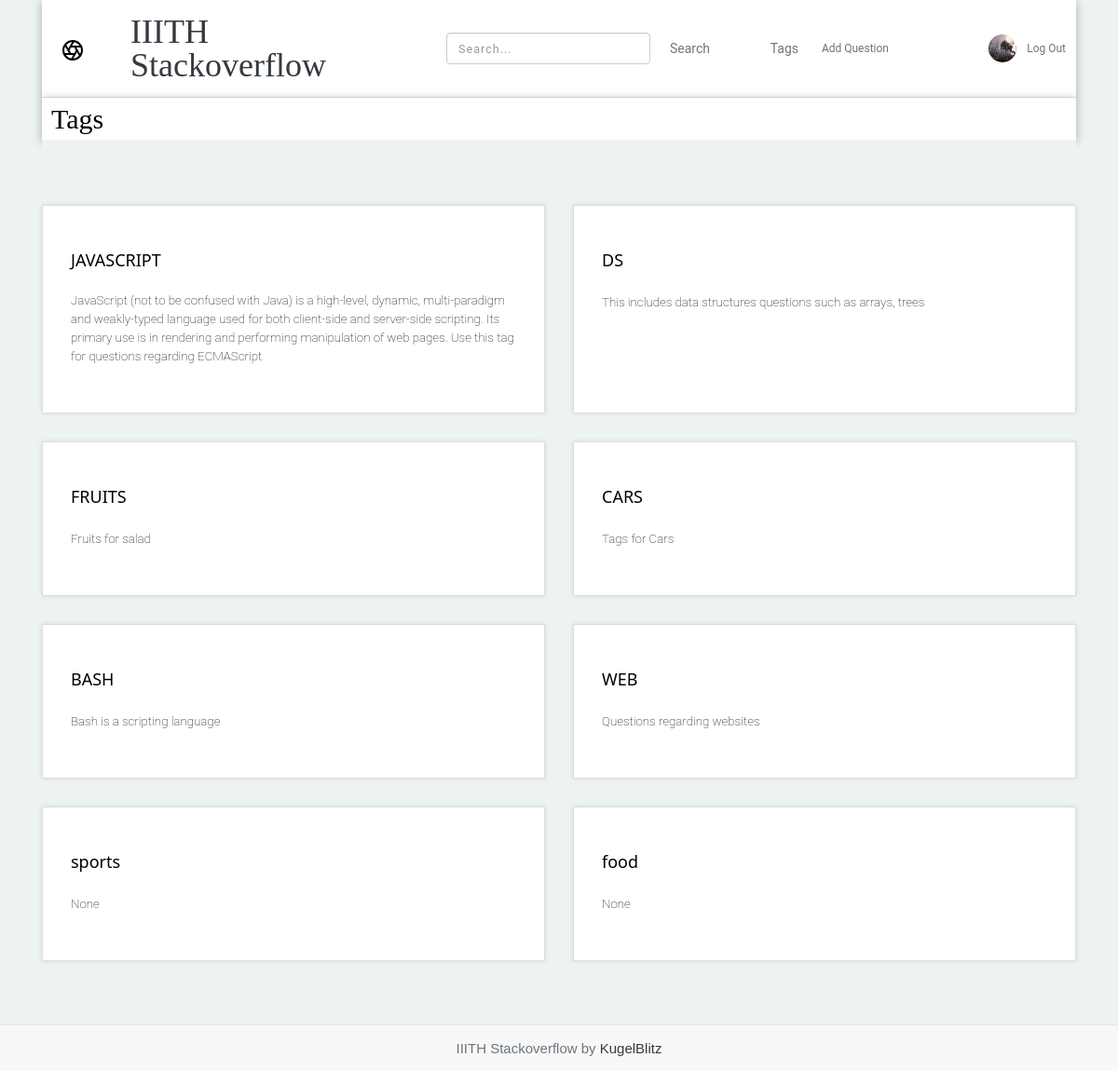
Screenshot of /tags (signed in) with the database file from the repository.
### tables this page shows
CREATE TABLE user (
  id INTEGER PRIMARY KEY AUTOINCREMENT,
  username TEXT UNIQUE NOT NULL,
  email TEXT UNIQUE NOT NULL,
  password TEXT NOT NULL,
  description VARCHAR(100) NULL,
  reputation INTEGER DEFAULT 0,
  profile_picture VARCHAR(256) DEFAULT NULL
);

CREATE TABLE TagDescription(
  id INTEGER PRIMARY KEY AUTOINCREMENT,
  tagname VARCHAR(50),
  describe VARCHAR(2000)
  );

### flaskr/__init__.py (the view)
    @app.route('/tags')
    def get_tags():
        page, per_page, offset = get_page_args(page_parameter='page',
                                           per_page_parameter='per_page')
        db=get_db()
        tagdata = db.execute('SELECT * from TagDescription').fetchall()
        posts = tagdata
        total=len(posts)
        pagination_posts = get_posts(offset=offset, per_page=per_page,posts=posts)
        pagination = Pagination(page=page, per_page=per_page, total=total,
                                css_framework='bootstrap4')
        return render_template('question/tags.html',posts=pagination_posts,
                                                    page=page,
                                                    per_page=per_page,
                                                    pagination=pagination,)

### flaskr/__init__.py (called while the page is built)
def get_posts(offset=0, per_page=12,posts=[]):
    return posts[offset: offset + per_page]

### flaskr/auth.py (called while the page is built)
@bp.before_app_request
def load_logged_in_user():
    user_id = session.get('user_id')
    if user_id is None:
        g.user = None
    else:
        g.user = get_db().execute(
            'SELECT * FROM user WHERE id = ?', (user_id,)
        ).fetchone()

### flaskr/db.py (called while the page is built)
def get_db():
    if 'db' not in g:
        g.db = sqlite3.connect(
            current_app.config['DATABASE'],
            detect_types=sqlite3.PARSE_DECLTYPES
        )
        g.db.row_factory = sqlite3.Row
    return g.db

### flaskr/templates/question/tags.html (shortened to what this page needs)
{% extends 'base.html' %}
{% block header %}
<h3 style="margin-left: 10px; font-family: Playfair Display"><b>{% block title %}Tags{% endblock %}</b></h3>
{% endblock %}
{% block content %}
     <section class="blog-area section">
            <div class="row">
                {% for tag in posts %}
              <div class="col-sm-6 col-md-6">
                <div class="card" style="width:100%; height: 100%">
                  <div class="single-post post-style-2 post-style-3">
                    <div class="blog-info">
                      <h4 class="title"><a href="{{ url_for('question.search', tagname=tag[1]) }}"><b>{{tag[1]}}</b></a></h4>
                        <div class="right-area">
                          <label style=" font-size: 10pt; font-weight: lighter" >{{ tag[2] }}</label>
                        </div>
                    </div>
                  </div>
                </div>
              </div>
              {% endfor %}
            </div>
        </section>
{% endblock %}

### flaskr/templates/base.html (shortened to what this page needs)
<!doctype html>
    <link rel="stylesheet" href="https://use.fontawesome.com/releases/v5.5.0/css/all.css">
    <link rel="stylesheet" href="https://maxcdn.bootstrapcdn.com/bootstrap/4.0.0/css/bootstrap.min.css"
>
    <link type="text/css" rel="stylesheet" href="{{ url_for('static', filename='css/style.css') }}">
<link rel="stylesheet" href="{{ url_for('static', filename='css/style.css') }}">
<link rel="stylesheet" href="https://cdnjs.cloudflare.com/ajax/libs/twitter-bootstrap/3.3.7/css/bootstrap.min.css">
<link rel="stylesheet" href="https://cdnjs.cloudflare.com/ajax/libs/bootstrap-tagsinput/0.8.0/bootstrap-tagsinput.css">
<link rel="stylesheet" href="{{ url_for('static', filename='css/bootstrap-tagsinput.css') }}">
<link href="{{ url_for('static', filename='css/styles.css') }}" rel="stylesheet">
<link href="{{ url_for('static', filename='css/responsive.css') }}" rel="stylesheet">
<link href="{{ url_for('static', filename='css/w3.css') }}" rel="stylesheet">
<link href="{{ url_for('static', filename='css/single-post-2/css/styles.css') }}" rel="stylesheet">	<link href="single-post-2/css/responsive.css" rel="stylesheet">
<link media="all" rel="stylesheet" href="https://code.ionicframework.com/ionicons/2.0.1/css/ionicons.min.css" />
<body>
    <div class="container">
        <header class="blog-header py-3">
            <div class="row flex-nowrap justify-content-between align-items-center">
                <div class="col-sm-1 pt-1">
                </div>
                <div class="col-sm-3 text-left">
                    <a class="blog-header-logo text-dark" href="{{ url_for('question.index')}}">IIITH Stackoverflow</a>
                </div>
                <div class="col-4 d-flex justify-content-end align-items-right">
                    <form class="form-inline my-0 my-sm-0" method="post" action="/search">
                         <input class="form-control mr-sm-2" type="search" placeholder="Search..." aria-label="Search" name="pattern">
                        <button class="btn btn-outline-secondary" type="submit">Search</button>
                    </form>
                </div>
                <div class="col-1 d-flex justify-content-end align-items-left">
                    <form class="form-inline my-0 my-sm-0" method="get" action="/tags">
                         <button class="btn btn-outline-secondary" type="submit">Tags</button>
                    </form>
                </div>
                {% if g.user %}
                <div class="col-sm-1 d-flex justify-content-end align-items-right">
                    <form action="/create">
                      <button type="submit" class="btn btn-sm btn-outline-secondary">Add Question</button>
                      </form>
                </div>
                <div class="col-sm-2 d-flex justify-content-end align-items-left">
                    <div class="avatar-area">
                        <a class="avatar" href="{{ url_for('auth.profile',id=g.user['id']) }}"><img style="height:30px; width:30px; border-radius:50%" src="{{ url_for('static', filename=g.user['profile_picture'])}}"></a>
                    </div>
                    <form action="/auth/logout">
                       <button type="submit" class="btn btn-sm btn-outline-secondary">Log Out</button>
                    </form>
                </div>
                {% endif %}
            </div>
        </header>
    </div>
    <div class="container">
    <section class="content">
        <header>
          {% block header %}{% endblock %}
        </header>
        {% block content %}{% endblock %}
      </section>
    </div>
    {% block footer %}
    <p>&nbsp; &nbsp;</p>
    <p>&nbsp; &nbsp;</p>
            <footer class="navbar navbar-default navbar-fixed-bottom">
    <p class="text-muted" align="center">IIITH Stackoverflow by <a href="{{url_for('question.about')}}" class="text-dark">KugelBlitz</a></p>
</footer>
{% endblock %}
</body>
</html>

### flaskr/static/css/style.css (style rules this page uses)
.blog-header { line-height: 1; border-bottom: 1px solid #e5e5e5; }
.blog-header-logo { font-family: "Playfair Display", serif; font-size: 2.25rem; }
h1, h2, h3, h4, h5, h6 { font-family: "Playfair Display", Georgia, "Times New Roman", serif; }

### flaskr/static/css/styles.css (style rules this page uses)
body { font-size: 15px; font-family: 'Roboto', sans-serif; width: 100%; height: 80%; margin: 0; font-weight: 300; -webkit-font-smoothing: antialiased; -moz-osx-font-smoothing: grayscale; word-wrap: break-word; background: #EDF3F3; color: #000; }
h1, h2, h3, h4, h5, h6, p, a, ul, span, li, img { margin: 0; padding: 0; font-weight: 300; }
h1,h2,h3,h4,h5,h6 { line-height: 1.5; }
p { line-height: 1.6; font-family: 'Maven Pro', sans-serif; font-weight: 400; color: #444; }
h3 { font-size: 2em; }
h4 { font-size: 1.2em; }
a, button { display: inline-block; text-decoration: none; color: inherit; transition: all .3s; }
b { font-weight: 500; }
img { width: 100%; }
header { font-weight: 400; }
.section { padding: 70px 0 40px; }
.card { background: transparent; border: 0; }
header { overflow: hidden; background: #fff; box-shadow: 0px 2px 10px rgba(0,0,0, .3); }
.blog-area .row div[class^="col"] { margin-bottom: 30px; }
.blog-area { text-align: center; background: #EDF3F3; }
.blog-area .single-post { height: 100%; position: relative; padding-bottom: 45px; overflow: hidden; box-shadow: 0px 0px 5px rgba(0,0,0,.1); border: 1px solid #ddd; background: #fff; }
.blog-area .single-post .title { padding: 20px 30px 30px; }
.blog-area .post-style-2 { padding-bottom: 0; text-align: left; }
.blog-area .post-style-2 .title { padding: 15px 0px 20px; }
.post-style-2 .blog-info { width: 50%; float: left; height: 100%; position: relative; padding: 30px; padding-bottom: 45px; }
.post-style-2.post-style-3 .blog-info { width: 100%; float: none; }
footer { padding: 70px 0 30px; background: #fff; }

### flaskr/static/css/w3.css (style rules this page uses)
*,*:before,*:after { box-sizing:inherit }
body { margin:0 }
article,aside,details,figcaption,figure,footer,header,main,menu,nav,section,summary { display:block }
a { background-color:transparent;-webkit-text-decoration-skip:objects }
img { border-style:none }
svg:not(:root) { overflow:hidden }
button,input,select,textarea { font:inherit;margin:0 }
button,input { overflow:visible }
button,select { text-transform:none }
button,html [type=button],[type=reset],[type=submit] { -webkit-appearance:button }
[type=search] { -webkit-appearance:textfield;outline-offset:-2px }
html,body { font-family:Verdana,sans-serif;font-size:15px;line-height:1.5 }
h3 { font-size:24px }
h4 { font-size:20px }
h1,h2,h3,h4,h5,h6 { font-family:"Segoe UI",Arial,sans-serif;font-weight:400;margin:10px 0 }
img { vertical-align:middle }
a { color:inherit }

### flaskr/static/css/single-post-2/css/styles.css (style rules this page uses)
body { font-size: 15px; font-family: 'Roboto', sans-serif; width: 100%; height: 100%; margin: 0; font-weight: 300; -webkit-font-smoothing: antialiased; -moz-osx-font-smoothing: grayscale; word-wrap: break-word; background: #EDF3F3; color: #000; }
h1, h2, h3, h4, h5, h6, p, a, ul, span, li, img { margin: 0; padding: 0; font-weight: 300; }
h1,h2,h3,h4,h5,h6 { line-height: 1.5; }
p { line-height: 1.6; font-family: 'Maven Pro', sans-serif; font-weight: 400; color: #444; }
h3 { font-size: 2em; }
h4 { font-size: 1.2em; }
a, button { display: inline-block; text-decoration: none; color: inherit; transition: all .3s; }
b { font-weight: 500; }
img { width: 100%; }
header { font-weight: 400; }
.section { padding: 70px 0 40px; }
.card { background: transparent; border: 0; }
header { overflow: hidden; background: #fff; box-shadow: 0px 2px 10px rgba(0,0,0, .3); }
footer { padding: 70px 0 30px; margin-top: 40px; background: #fff; }

### rows the page displays
user: profile_picture (picture)
TagDescription: tagname "JAVASCRIPT", describe "JavaScript (not to be confused with Java) is a high-level, dynamic, multi-paradigm and weakly-typed language used for both client-side and server-side scripting. Its primary use is in rendering and performing manipulation of web pages. Use this tag for questions regarding ECMAScript"
TagDescription: tagname "DS", describe "This includes data structures questions such as arrays, trees"
TagDescription: tagname "FRUITS", describe "Fruits for salad"
TagDescription: tagname "CARS", describe "Tags for Cars"
TagDescription: tagname "BASH", describe "Bash is a scripting language"
TagDescription: tagname "WEB", describe "Questions regarding websites"
TagDescription: tagname "sports", tag "None"
TagDescription: tagname "food", tag "None"
